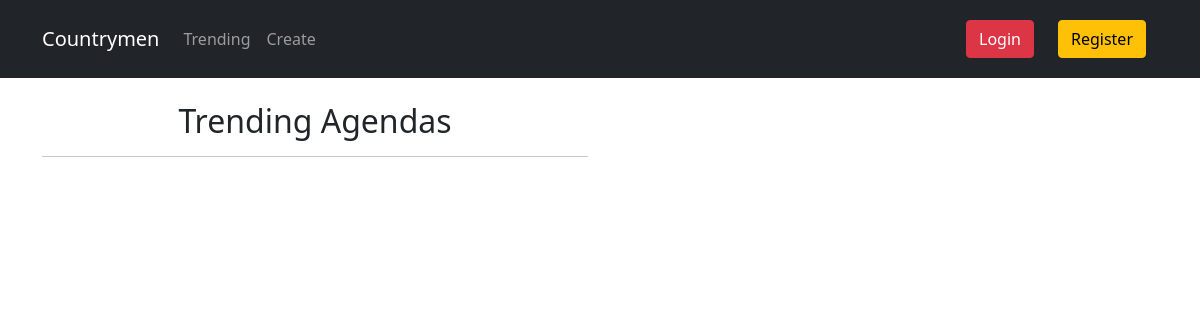
Before: /trending/ with the older database file.
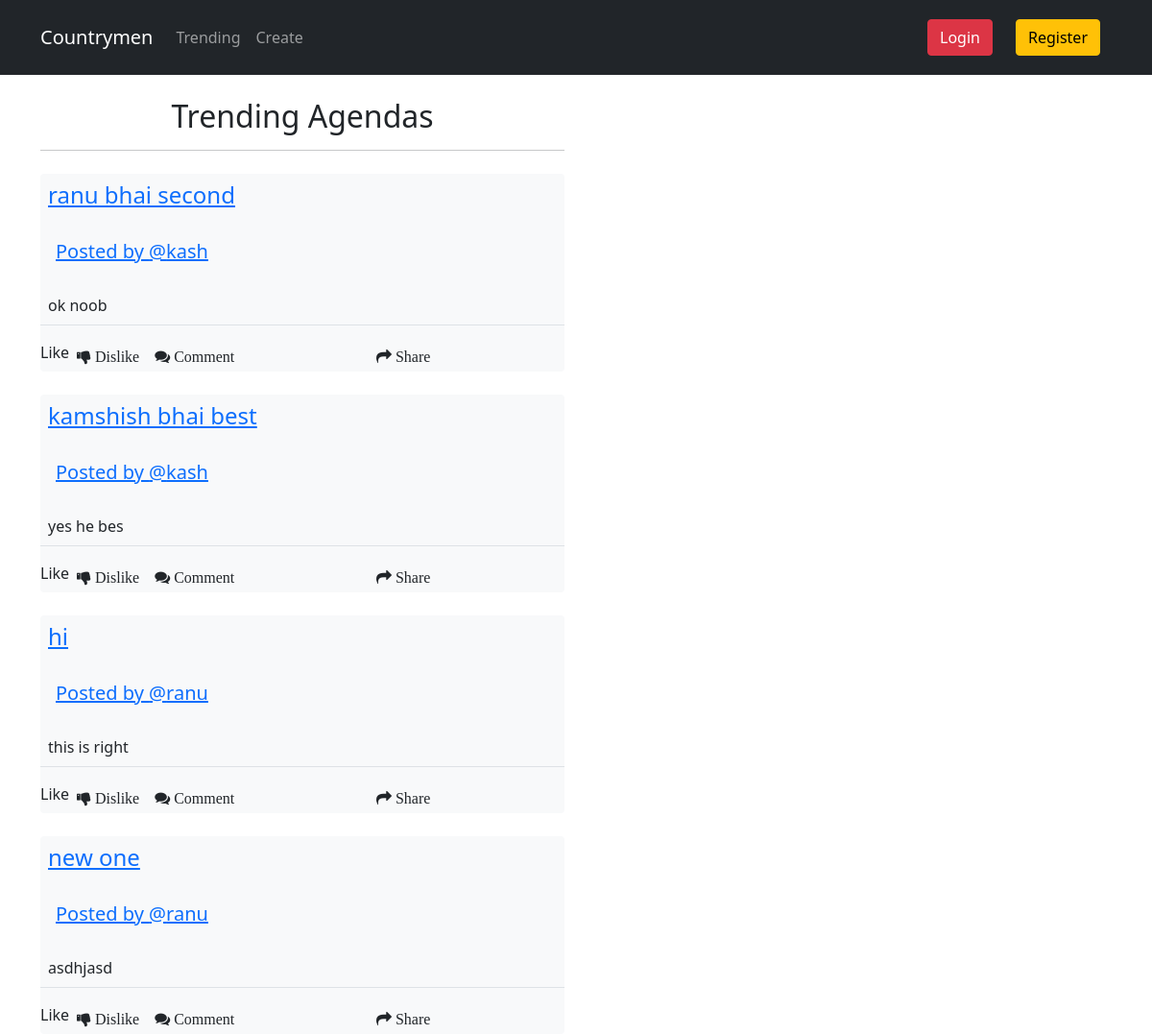
After: the same page with the newer database file.
### agenda/models.py (models this page shows, shortened)
class Agenda(models.Model):
    title = models.CharField(max_length=100)
    text = models.TextField()
    date = models.DateTimeField(auto_now_add = True)
    author = models.ForeignKey(Users,on_delete=models.CASCADE)
    slug = models.SlugField(default='default',editable='False',max_length=100,null=False)

class Users(AbstractUser):
    username = models.CharField(max_length=20,primary_key=True)
    name  = models.CharField(max_length=30)
    image = models.CharField(max_length=20,default="default.jpg")
    email = models.EmailField(null=True)
    def __str__(self):
        return self.username

### agenda/views.py (the view)
# urls.py: path('trending/',TrendingListView.as_view(),name = 'trending'),
class TrendingListView(ListView):
    template_name = 'trending.html'
    context_object_name = 'posts'
    def get_queryset(self):
        return Agenda.objects.annotate(total_aye = Count('aye')).order_by('-total_aye')

### templates/trending.html
{% extends "layout.html" %} {% block content %}
<div class="no-gutters">
    <div class="row">
        <div class="col-12 col-md-6">
            <h2 class="text-center">Trending Agendas</h2>
            <hr>
            {% for post in posts %}
            <a href="{% url 'agenda_view' post.slug %}">
                <div class="post  mt-4 bg-light rounded border-0 ">
                    <h4 class="p-2">{{post.title}}</h4>
                    <h5 class="p-3">Posted by
                        <a href="{% url 'profile_view' post.author.username %}">
                        @{{post.author}}{{post.Aye}}
                    </a>
                    </h5>
                    <p class="border-bottom p-2">{{post.text}}
                    </p>
                    <span class="d-flex">
                     Like
                    <i class="fa fa-thumbs-down p-2"> Dislike </i>
                    <i class="fa fa-comments p-2"> Comment </i>
                    <i class="fa fa-share p-2 m-auto"> Share </i>
                </span>
                </div>
            </a>
            {% endfor %}
        </div>
        <div class="col-6"></div>
    </div>
</div>
{% endblock %}

Changed rows visible on the page:
added Agenda: title "ranu bhai second", author "kash", text "ok noob"
added Agenda: title "kamshish bhai best", author "kash", text "yes he bes"
added Agenda: title "hi", author "ranu", text "this is right"
added Agenda: title "new one", author "ranu", text "asdhjasd"
